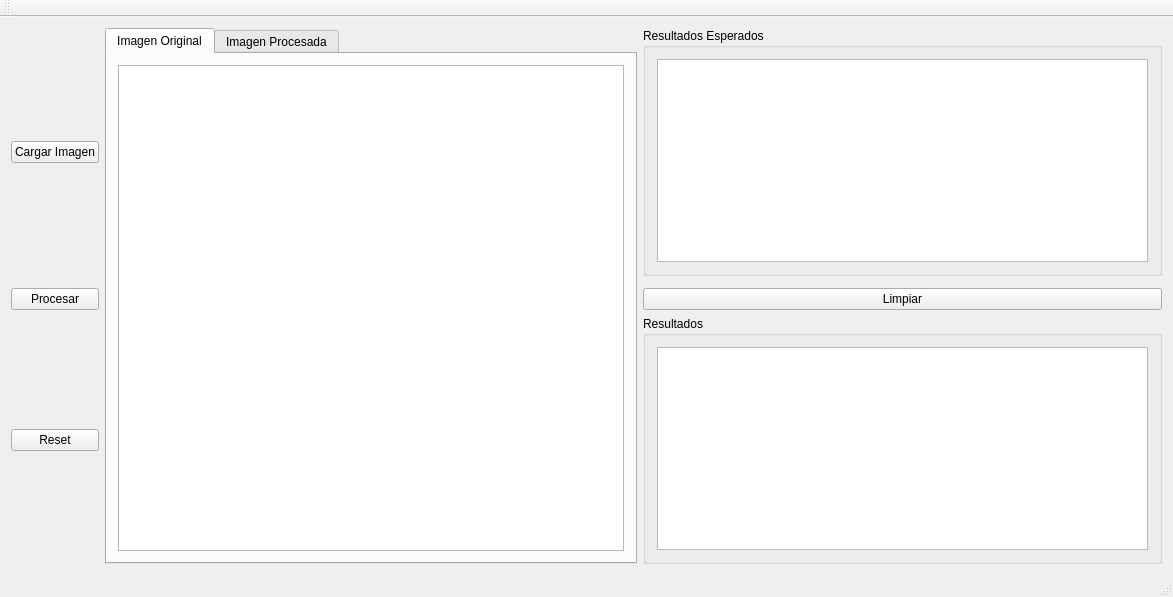
<?xml version="1.0" encoding="UTF-8"?>
<ui version="4.0">
 <class>MainWindow</class>
 <widget class="QMainWindow" name="MainWindow">
  <property name="geometry">
   <rect>
    <x>0</x>
    <y>0</y>
    <width>1173</width>
    <height>597</height>
   </rect>
  </property>
  <property name="sizePolicy">
   <sizepolicy hsizetype="Expanding" vsizetype="Expanding">
    <horstretch>5</horstretch>
    <verstretch>0</verstretch>
   </sizepolicy>
  </property>
  <property name="baseSize">
   <size>
    <width>0</width>
    <height>0</height>
   </size>
  </property>
  <property name="windowTitle">
   <string>SMARK [procesamiento imagenes]</string>
  </property>
  <widget class="QWidget" name="centralWidget">
   <layout class="QGridLayout" name="gridLayout">
    <item row="0" column="0">
     <widget class="QPushButton" name="loadImagePushButton">
      <property name="sizePolicy">
       <sizepolicy hsizetype="Minimum" vsizetype="Fixed">
        <horstretch>0</horstretch>
        <verstretch>0</verstretch>
       </sizepolicy>
      </property>
      <property name="baseSize">
       <size>
        <width>0</width>
        <height>0</height>
       </size>
      </property>
      <property name="text">
       <string>Cargar Imagen</string>
      </property>
     </widget>
    </item>
    <item row="0" column="1" rowspan="4">
     <widget class="QTabWidget" name="imagesTabWidget">
      <property name="minimumSize">
       <size>
        <width>532</width>
        <height>0</height>
       </size>
      </property>
      <property name="currentIndex">
       <number>0</number>
      </property>
      <widget class="QWidget" name="originalImageTab">
       <attribute name="title">
        <string>Imagen Original</string>
       </attribute>
       <layout class="QHBoxLayout" name="horizontalLayout_2">
        <item>
         <widget class="QGraphicsView" name="mainImageGraphicsView"/>
        </item>
       </layout>
      </widget>
      <widget class="QWidget" name="processedImagetab">
       <attribute name="title">
        <string>Imagen Procesada</string>
       </attribute>
      </widget>
     </widget>
    </item>
    <item row="0" column="2">
     <widget class="QGroupBox" name="expectedResultsGroupBox">
      <property name="title">
       <string>Resultados Esperados</string>
      </property>
      <layout class="QVBoxLayout" name="verticalLayout_2">
       <item>
        <widget class="QTextEdit" name="expectedResultsTextEdit"/>
       </item>
      </layout>
     </widget>
    </item>
    <item row="3" column="2">
     <widget class="QGroupBox" name="resultsGroupBox">
      <property name="title">
       <string>Resultados</string>
      </property>
      <layout class="QVBoxLayout" name="verticalLayout_3">
       <item>
        <widget class="QTextEdit" name="resultsTextEdit"/>
       </item>
      </layout>
     </widget>
    </item>
    <item row="3" column="0">
     <widget class="QPushButton" name="resetPushButton">
      <property name="text">
       <string>Reset</string>
      </property>
     </widget>
    </item>
    <item row="2" column="0">
     <widget class="QPushButton" name="processPushButton">
      <property name="text">
       <string>Procesar</string>
      </property>
     </widget>
    </item>
    <item row="2" column="2">
     <widget class="QPushButton" name="clearPushButton">
      <property name="text">
       <string>Limpiar</string>
      </property>
     </widget>
    </item>
   </layout>
   <zorder>expectedResultsGroupBox</zorder>
   <zorder>resultsGroupBox</zorder>
   <zorder>imagesTabWidget</zorder>
   <zorder>loadImagePushButton</zorder>
   <zorder>processPushButton</zorder>
   <zorder>resetPushButton</zorder>
   <zorder>clearPushButton</zorder>
  </widget>
  <widget class="QToolBar" name="mainToolBar">
   <attribute name="toolBarArea">
    <enum>TopToolBarArea</enum>
   </attribute>
   <attribute name="toolBarBreak">
    <bool>false</bool>
   </attribute>
  </widget>
  <widget class="QStatusBar" name="statusBar"/>
 </widget>
 <layoutdefault spacing="6" margin="11"/>
 <resources/>
 <connections/>
</ui>
